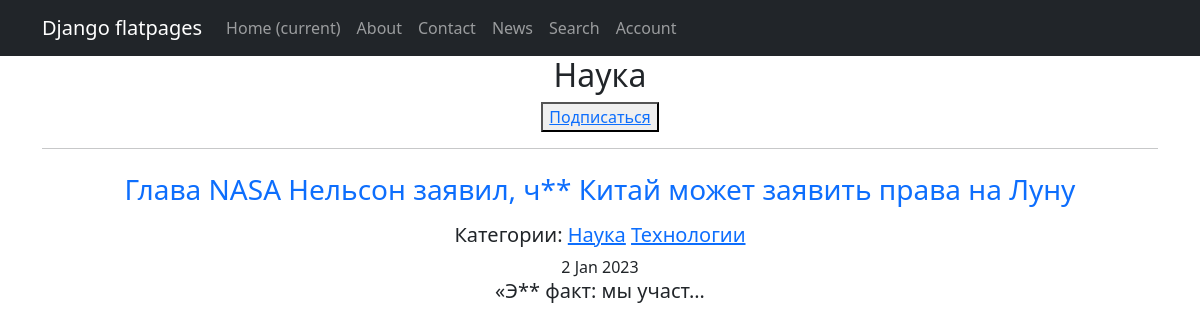
Page /categories/1 on the earlier database version.
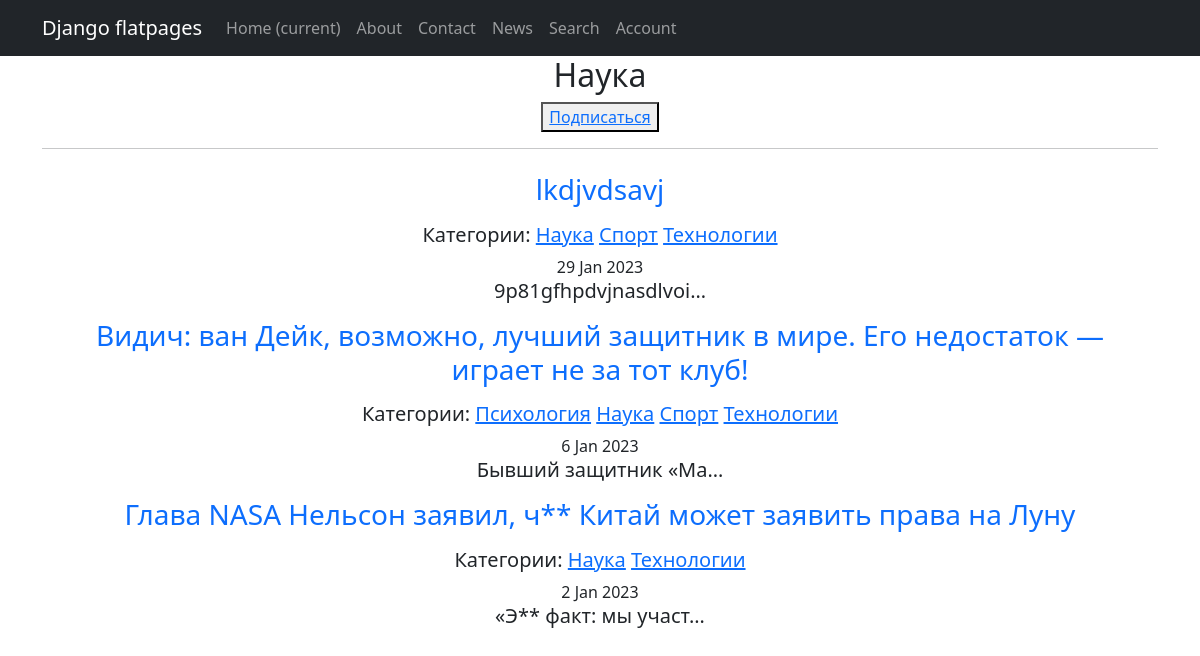
Same page on the later database version.
### news/models.py (models this page shows, shortened)
class Post(models.Model):
    author = models.ForeignKey(Author, on_delete=models.CASCADE)
    type = models.CharField(max_length=10, choices=TYPES, default='article')
    time_in = models.DateTimeField(auto_now_add=True)
    category = models.ManyToManyField(Category, through='PostCategory')
    title = models.CharField(max_length=255)
    text = models.TextField()
    rating = models.IntegerField(default=0)

class Category(models.Model):
    name = models.CharField(max_length=127, unique=True)
    subscribers = models.ManyToManyField(User, blank=True, null=True, related_name='categories')
    def __str__(self):
        return f'{self.name}'

### news/views.py (the view)
# urls.py: path('categories/<int:pk>', CategoryList.as_view(), name='category_list'),
class CategoryList(ListView):
    model = Post
    template_name = 'category.html'
    ordering = '-time_in'
    context_object_name = 'categories'
    def get_queryset(self):
        self.category = get_object_or_404(Category, id=self.kwargs['pk'])
        queryset = Post.objects.filter(category=self.category).order_by('-time_in')
        return queryset
    def get_context_data(self, **kwargs):
        context = super().get_context_data(**kwargs)
        context['is_not_subscriber'] = self.request.user not in self.category.subscribers.all()
        context['category'] = self.category
        return context

### news/templatetags/custom_filters.py (called while the page is built)
@register.filter()
def censor(text):
    non_cens = ['редиска', 'овечкин', 'новость', 'это', 'что', 'год']
    try:
        if not isinstance(text, str):
            raise CensorException('Error')
        for word in non_cens:
            text = re.sub(word, word[0] + '*' * (len(word) - 1), text)
            title_word = word.title()
            text = re.sub(title_word, title_word[0] + '*' * (len(word) - 1), text)
        return text
    except CensorException as e:
        print(e)

### templates/category.html (shortened to what this page needs)
{% extends 'flatpages/default.html' %}
{% load custom_filters %}
{% block content %}
    <h2>{{category}}</h2>
    {% if is_not_subscriber %}
        <button><a href="{% url 'subscribe' category.id %}">Подписаться</a></button>
    {% endif %}
    <hr>
    {% if categories %}
        {% for new in categories %}
            <a class="nav-link" href="/news/{{new.id}}"><h3>{{ new.title|censor }}</h3></a>
            {% if new.category.all %}
                <h5>Категории:
                    {% for category in new.category.all %}
                        <a href="{% url 'category_list' category.id %}">{{category}}</a>
                    {% endfor %}
                </h5>
            {% endif %}
            <time>{{ new.time_in|date:'j M Y' }}</time>
            <h5>{{ new.text|censor|truncatechars:20 }}</h5>
        {% endfor %}
    {% else %}
        <h4>Новостей нет!</h4>
    {% endif %}
{% endblock%}

Differences in the rows shown:
added Post: title|censor "lkdjvdsavj", time_in "29 Jan 2023", text|censor "9p81gfhpdvjnasdlvoi…", Category (name "Наука"), Category (name "Технологии")
now on this page (row unchanged): Category: name "Спорт"
now on this page (row unchanged): Post: title|censor "Видич: ван Дейк, возможно, лучший защитник в мире. Его недостаток — играет не за тот клуб!", time_in "6 Jan 2023", text|censor "Бывший защитник «Ма…", Category (name "Наука"), Category (name "Технологии")
now on this page (row unchanged): Category: name "Психология", shown under "6 Jan 2023"
